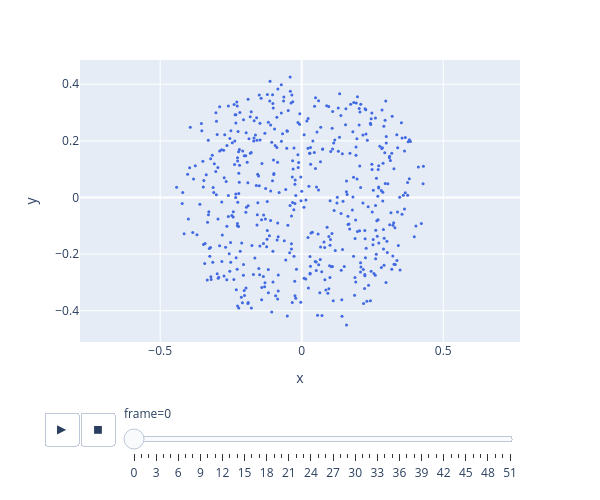

The notebook cell this image was saved under:
### Code cell
import numpy as np
import plotly.express as px

models_aligned_2d = []
for point_cloud in all_models_alligned:
    models_aligned_2d.append(point_cloud[:,0:2])
frames_list = []

for i, points in enumerate(models_aligned_2d):
    pts_array = np.array(points)

    df = pandas.DataFrame({
        'x': pts_array[:, 0],
        'y': pts_array[:, 1],
        'frame': i
    })
    frames_list.append(df)

DF = pandas.concat(frames_list, ignore_index=True)

fig = px.scatter(
    DF,
    x="x",
    y="y",
    animation_frame="frame",
)

fig.update_traces(
    marker=dict(size=3, color='royalblue'), # 在这里统一设置大小和颜色
    selector=dict(mode='markers')
)

fig.layout.updatemenus[0].buttons[0].args[1]['frame']['duration'] = 30
fig.layout.updatemenus[0].buttons[0].args[1]['transition']['duration'] = 5

fig.update_yaxes(scaleanchor="x", scaleratio=1)
fig.update_layout(
    width=600,
    height=500,
    showlegend=False # 纯点云可视化通常不需要图例
)

fig.show()

### Figure 1 — Plotly figure (JSON) as saved in the notebook; plotly's stock layout.template omitted (floating-point values rounded to 4 significant figures; data arrays with more than 128 entries replaced by an {"elided": "..."} marker saying what was removed)
{"data": [{"hovertemplate": "frame=0<br>x=%{x}<br>y=%{y}<extra></extra>", "legendgroup": "", "marker": {"color": "royalblue", "size": 3, "symbol": "circle"}, "mode": "markers", "name": "", "orientation": "v", "showlegend": false, "type": "scatter", "x": {"elided": "500 float values"}, "xaxis": "x", "y": {"elided": "500 float values"}, "yaxis": "y"}], "layout": {"height": 500, "legend": {"tracegroupgap": 0}, "margin": {"t": 60}, "showlegend": false, "sliders": [{"active": 0, "currentvalue": {"prefix": "frame="}, "len": 0.9, "pad": {"b": 10, "t": 60}, "steps": [{"args": [["0"], {"frame": {"duration": 0, "redraw": false}, "fromcurrent": true, "mode": "immediate", "transition": {"duration": 0, "easing": "linear"}}], "label": "0", "method": "animate"}, {"args": [["1"], {"frame": {"duration": 0, "redraw": false}, "fromcurrent": true, "mode": "immediate", "transition": {"duration": 0, "easing": "linear"}}], "label": "1", "method": "animate"}, {"args": [["2"], {"frame": {"duration": 0, "redraw": false}, "fromcurrent": true, "mode": "immediate", "transition": {"duration": 0, "easing": "linear"}}], "label": "2", "method": "animate"}, {"args": [["3"], {"frame": {"duration": 0, "redraw": false}, "fromcurrent": true, "mode": "immediate", "transition": {"duration": 0, "easing": "linear"}}], "label": "3", "method": "animate"}, {"args": [["4"], {"frame": {"duration": 0, "redraw": false}, "fromcurrent": true, "mode": "immediate", "transition": {"duration": 0, "easing": "linear"}}], "label": "4", "method": "animate"}, {"args": [["5"], {"frame": {"duration": 0, "redraw": false}, "fromcurrent": true, "mode": "immediate", "transition": {"duration": 0, "easing": "linear"}}], "label": "5", "method": "animate"}, {"args": [["6"], {"frame": {"duration": 0, "redraw": false}, "fromcurrent": true, "mode": "immediate", "transition": {"duration": 0, "easing": "linear"}}], "label": "6", "method": "animate"}, {"args": [["7"], {"frame": {"duration": 0, "redraw": false}, "fromcurrent": true, "mode": "immediate", "transition": {"duration": 0, "easing": "linear"}}], "label": "7", "method": "animate"}, {"args": [["8"], {"frame": {"duration": 0, "redraw": false}, "fromcurrent": true, "mode": "immediate", "transition": {"duration": 0, "easing": "linear"}}], "label": "8", "method": "animate"}, {"args": [["9"], {"frame": {"duration": 0, "redraw": false}, "fromcurrent": true, "mode": "immediate", "transition": {"duration": 0, "easing": "linear"}}], "label": "9", "method": "animate"}, {"args": [["10"], {"frame": {"duration": 0, "redraw": false}, "fromcurrent": true, "mode": "immediate", "transition": {"duration": 0, "easing": "linear"}}], "label": "10", "method": "animate"}, {"args": [["11"], {"frame": {"duration": 0, "redraw": false}, "fromcurrent": true, "mode": "immediate", "transition": {"duration": 0, "easing": "linear"}}], "label": "11", "method": "animate"}, {"args": [["12"], {"frame": {"duration": 0, "redraw": false}, "fromcurrent": true, "mode": "immediate", "transition": {"duration": 0, "easing": "linear"}}], "label": "12", "method": "animate"}, {"args": [["13"], {"frame": {"duration": 0, "redraw": false}, "fromcurrent": true, "mode": "immediate", "transition": {"duration": 0, "easing": "linear"}}], "label": "13", "method": "animate"}, {"args": [["14"], {"frame": {"duration": 0, "redraw": false}, "fromcurrent": true, "mode": "immediate", "transition": {"duration": 0, "easing": "linear"}}], "label": "14", "method": "animate"}, {"args": [["15"], {"frame": {"duration": 0, "redraw": false}, "fromcurrent": true, "mode": "immediate", "transition": {"duration": 0, "easing": "linear"}}], "label": "15", "method": "animate"}, {"args": [["16"], {"frame": {"duration": 0, "redraw": false}, "fromcurrent": true, "mode": "immediate", "transition": {"duration": 0, "easing": "linear"}}], "label": "16", "method": "animate"}, {"args": [["17"], {"frame": {"duration": 0, "redraw": false}, "fromcurrent": true, "mode": "immediate", "transition": {"duration": 0, "easing": "linear"}}], "label": "17", "method": "animate"}, {"args": [["18"], {"frame": {"duration": 0, "redraw": false}, "fromcurrent": true, "mode": "immediate", "transition": {"duration": 0, "easing": "linear"}}], "label": "18", "method": "animate"}, {"args": [["19"], {"frame": {"duration": 0, "redraw": false}, "fromcurrent": true, "mode": "immediate", "transition": {"duration": 0, "easing": "linear"}}], "label": "19", "method": "animate"}, {"args": [["20"], {"frame": {"duration": 0, "redraw": false}, "fromcurrent": true, "mode": "immediate", "transition": {"duration": 0, "easing": "linear"}}], "label": "20", "method": "animate"}, {"args": [["21"], {"frame": {"duration": 0, "redraw": false}, "fromcurrent": true, "mode": "immediate", "transition": {"duration": 0, "easing": "linear"}}], "label": "21", "method": "animate"}, {"args": [["22"], {"frame": {"duration": 0, "redraw": false}, "fromcurrent": true, "mode": "immediate", "transition": {"duration": 0, "easing": "linear"}}], "label": "22", "method": "animate"}, {"args": [["23"], {"frame": {"duration": 0, "redraw": false}, "fromcurrent": true, "mode": "immediate", "transition": {"duration": 0, "easing": "linear"}}], "label": "23", "method": "animate"}, {"args": [["24"], {"frame": {"duration": 0, "redraw": false}, "fromcurrent": true, "mode": "immediate", "transition": {"duration": 0, "easing": "linear"}}], "label": "24", "method": "animate"}, {"args": [["25"], {"frame": {"duration": 0, "redraw": false}, "fromcurrent": true, "mode": "immediate", "transition": {"duration": 0, "easing": "linear"}}], "label": "25", "method": "animate"}, {"args": [["26"], {"frame": {"duration": 0, "redraw": false}, "fromcurrent": true, "mode": "immediate", "transition": {"duration": 0, "easing": "linear"}}], "label": "26", "method": "animate"}, {"args": [["27"], {"frame": {"duration": 0, "redraw": false}, "fromcurrent": true, "mode": "immediate", "transition": {"duration": 0, "easing": "linear"}}], "label": "27", "method": "animate"}, {"args": [["28"], {"frame": {"duration": 0, "redraw": false}, "fromcurrent": true, "mode": "immediate", "transition": {"duration": 0, "easing": "linear"}}], "label": "28", "method": "animate"}, {"args": [["29"], {"frame": {"duration": 0, "redraw": false}, "fromcurrent": true, "mode": "immediate", "transition": {"duration": 0, "easing": "linear"}}], "label": "29", "method": "animate"}, {"args": [["30"], {"frame": {"duration": 0, "redraw": false}, "fromcurrent": true, "mode": "immediate", "transition": {"duration": 0, "easing": "linear"}}], "label": "30", "method": "animate"}, {"args": [["31"], {"frame": {"duration": 0, "redraw": false}, "fromcurrent": true, "mode": "immediate", "transition": {"duration": 0, "easing": "linear"}}], "label": "31", "method": "animate"}, {"args": [["32"], {"frame": {"duration": 0, "redraw": false}, "fromcurrent": true, "mode": "immediate", "transition": {"duration": 0, "easing": "linear"}}], "label": "32", "method": "animate"}, {"args": [["33"], {"frame": {"duration": 0, "redraw": false}, "fromcurrent": true, "mode": "immediate", "transition": {"duration": 0, "easing": "linear"}}], "label": "33", "method": "animate"}, {"args": [["34"], {"frame": {"duration": 0, "redraw": false}, "fromcurrent": true, "mode": "immediate", "transition": {"duration": 0, "easing": "linear"}}], "label": "34", "method": "animate"}, {"args": [["35"], {"frame": {"duration": 0, "redraw": false}, "fromcurrent": true, "mode": "immediate", "transition": {"duration": 0, "easing": "linear"}}], "label": "35", "method": "animate"}, {"args": [["36"], {"frame": {"duration": 0, "redraw": false}, "fromcurrent": true, "mode": "immediate", "transition": {"duration": 0, "easing": "linear"}}], "label": "36", "method": "animate"}, {"args": [["37"], {"frame": {"duration": 0, "redraw": false}, "fromcurrent": true, "mode": "immediate", "transition": {"duration": 0, "easing": "linear"}}], "label": "37", "method": "animate"}, {"args": [["38"], {"frame": {"duration": 0, "redraw": false}, "fromcurrent": true, "mode": "immediate", "transition": {"duration": 0, "easing": "linear"}}], "label": "38", "method": "animate"}, {"args": [["39"], {"frame": {"duration": 0, "redraw": false}, "fromcurrent": true, "mode": "immediate", "transition": {"duration": 0, "easing": "linear"}}], "label": "39", "method": "animate"}, {"args": [["40"], {"frame": {"duration": 0, "redraw": false}, "fromcurrent": true, "mode": "immediate", "transition": {"duration": 0, "easing": "linear"}}], "label": "40", "method": "animate"}, {"args": [["41"], {"frame": {"duration": 0, "redraw": false}, "fromcurrent": true, "mode": "immediate", "transition": {"duration": 0, "easing": "linear"}}], "label": "41", "method": "animate"}, {"args": [["42"], {"frame": {"duration": 0, "redraw": false}, "fromcurrent": true, "mode": "immediate", "transition": {"duration": 0, "easing": "linear"}}], "label": "42", "method": "animate"}, {"args": [["43"], {"frame": {"duration": 0, "redraw": false}, "fromcurrent": true, "mode": "immediate", "transition": {"duration": 0, "easing": "linear"}}], "label": "43", "method": "animate"}, {"args": [["44"], {"frame": {"duration": 0, "redraw": false}, "fromcurrent": true, "mode": "immediate", "transition": {"duration": 0, "easing": "linear"}}], "label": "44", "method": "animate"}, {"args": [["45"], {"frame": {"duration": 0, "redraw": false}, "fromcurrent": true, "mode": "immediate", "transition": {"duration": 0, "easing": "linear"}}], "label": "45", "method": "animate"}, {"args": [["46"], {"frame": {"duration": 0, "redraw": false}, "fromcurrent": true, "mode": "immediate", "transition": {"duration": 0, "easing": "linear"}}], "label": "46", "method": "animate"}, {"args": [["47"], {"frame": {"duration": 0, "redraw": false}, "fromcurrent": true, "mode": "immediate", "transition": {"duration": 0, "easing": "linear"}}], "label": "47", "method": "animate"}, {"args": [["48"], {"frame": {"duration": 0, "redraw": false}, "fromcurrent": true, "mode": "immediate", "transition": {"duration": 0, "easing": "linear"}}], "label": "48", "method": "animate"}, {"args": [["49"], {"frame": {"duration": 0, "redraw": false}, "fromcurrent": true, "mode": "immediate", "transition": {"duration": 0, "easing": "linear"}}], "label": "49", "method": "animate"}, {"args": [["50"], {"frame": {"duration": 0, "redraw": false}, "fromcurrent": true, "mode": "immediate", "transition": {"duration": 0, "easing": "linear"}}], "label": "50", "method": "animate"}, {"args": [["51"], {"frame": {"duration": 0, "redraw": false}, "fromcurrent": true, "mode": "immediate", "transition": {"duration": 0, "easing": "linear"}}], "label": "51", "method": "animate"}], "x": 0.1, "xanchor": "left", "y": 0, "yanchor": "top"}], "updatemenus": [{"buttons": [{"args": [null, {"frame": {"duration": 30, "redraw": false}, "fromcurrent": true, "mode": "immediate", "transition": {"duration": 5, "easing": "linear"}}], "label": "&#9654;", "method": "animate"}, {"args": [[null], {"frame": {"duration": 0, "redraw": false}, "fromcurrent": true, "mode": "immediate", "transition": {"duration": 0, "easing": "linear"}}], "label": "&#9724;", "method": "animate"}], "direction": "left", "pad": {"r": 10, "t": 70}, "showactive": false, "type": "buttons", "x": 0.1, "xanchor": "right", "y": 0, "yanchor": "top"}], "width": 600, "xaxis": {"anchor": "y", "domain": [0, 1], "title": {"text": "x"}}, "yaxis": {"anchor": "x", "domain": [0, 1], "scaleanchor": "x", "scaleratio": 1, "title": {"text": "y"}}}}
